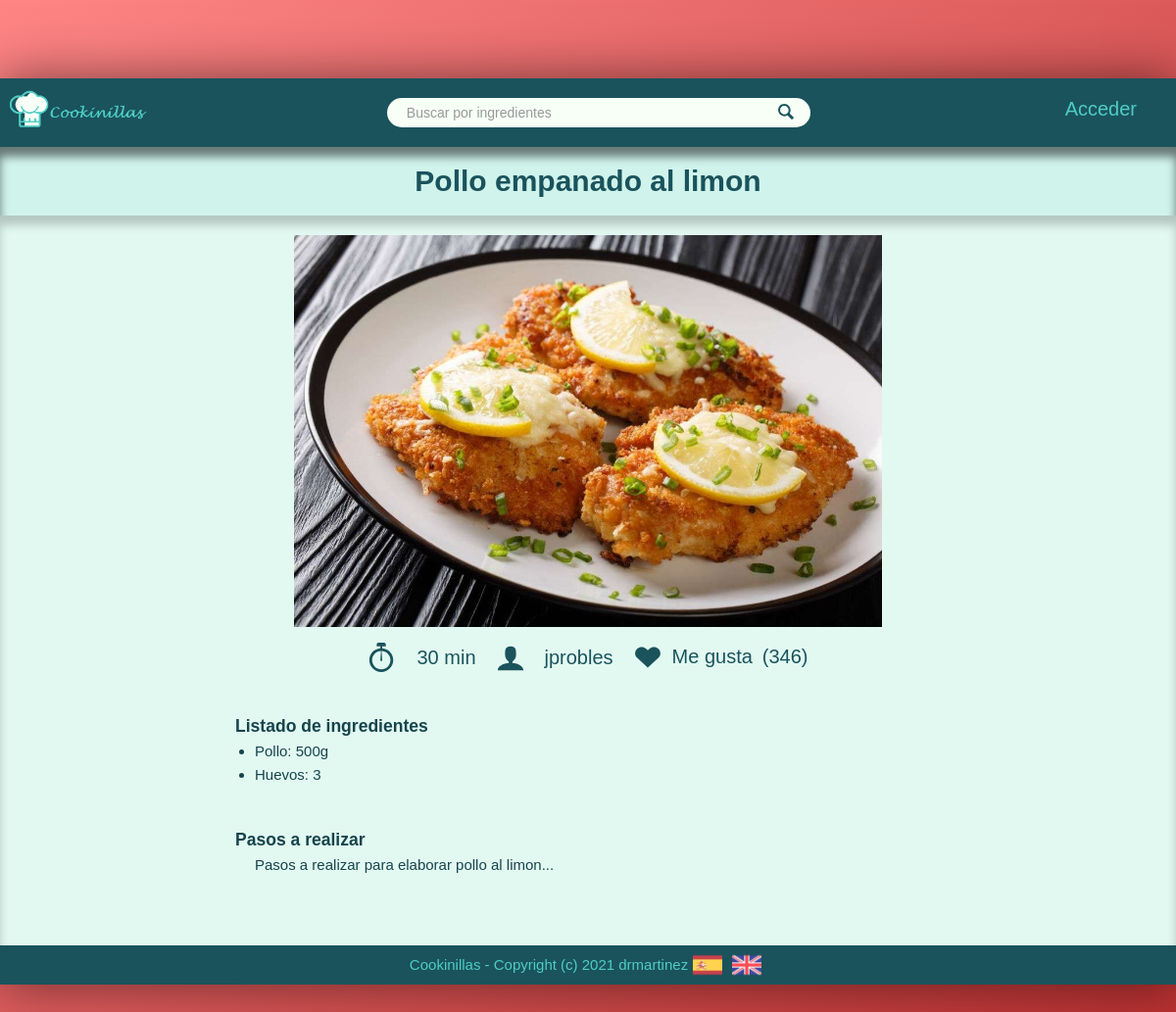
The page /index.php?controller=recipes&action=view&id=1 on the database its author committed.
### tables this page shows
CREATE TABLE IF NOT EXISTS `RECETAS` (

    `id_receta` int(3) AUTO_INCREMENT,
    `titulo` varchar(50) NOT NULL,
    `imagen` varchar(128) NOT NULL,
    `tiempo` int(4) NOT NULL,
    `pasos` varchar(8192) NOT NULL,
    `alias` varchar(15) NOT NULL,

    PRIMARY KEY (`id_receta`),
    FOREIGN KEY (`alias`)
        REFERENCES USUARIOS(`alias`) ON DELETE NO ACTION
);

### core/ViewManager.php (called while the page is built, shortened)
<?php
class ViewManager {
    private $variables = array();
    public function setVariable($varname, $value, $flash=false) {
        $this->variables[$varname] = $value;
    }
    public function getVariable($varname, $default=NULL) {
        if (!isset($this->variables[$varname])) {
            return $default;
        }
        return $this->variables[$varname];
    }
    public function render($controller, $viewname) {
        include(__DIR__."/../view/$controller/$viewname.php");
    }
    private static $viewmanager_singleton = NULL;
    public static function getInstance() {
        if (self::$viewmanager_singleton == null) {
            self::$viewmanager_singleton = new ViewManager();
        }
        return self::$viewmanager_singleton;
    }
}

### controller/RecipesController.php (called while the page is built, shortened)
<?php
    require_once(__DIR__."/../model/Recipe.php");
    require_once(__DIR__."/../model/RecipeMapper.php");
    require_once(__DIR__."/../model/User.php");
    require_once(__DIR__."/../core/ViewManager.php");
    class RecipesController extends BaseController{
        private $recipeMapper;
        public function __construct() {
            $this->recipeMapper = new RecipeMapper();
        }
        public function view(){
            $recipeid = $_GET["id"];
            $recipe = $this->recipeMapper->findById($recipeid);
            $this->view->setVariable("recipe", $recipe);
            $this->view->render("recipes", "view");
        }
    }

### index.php (called while the page is built, shortened)
<?php
function run() {
    try {
        $controller = loadController($_GET["controller"]);
        $actionName = $_GET["action"];
        $controller->$actionName();
    } catch(Exception $ex) {
        die("An exception occured!!!!!".$ex->getMessage());
    }
}
function loadController($controllerName) {
    return new $controllerClassName();
}
run();
?>

### model/Recipe.php (called while the page is built, shortened)
<?php
class Recipe
{
    private $title;
    private $img;
    private $time;
    private $alias;
    private $ingr;
    private $quant;
    private $steps;
    public function __construct($id = NULL, $title = NULL, $img = NULL, $time = NULL, User $alias = NULL, array $ingr = NULL, array $quant = NULL, $steps = NULL)
    {
        $this->title = $title;
        $this->img = $img;
        $this->ingr = $ingr;
        $this->quant = $quant;
        $this->time = $time;
        $this->steps = $steps;
        $this->alias = $alias;
    }
    public function getTitle()
    {
        return $this->title;
    }
    public function getImg()
    {
        return $this->img;
    }
    public function getTime()
    {
        return $this->time;
    }
    public function getIngr()
    {
        return $this->ingr;
    }
    public function getQuant()
    {
        return $this->quant;
    }
    public function getSteps()
    {
        return $this->steps;
    }
    public function getAlias()
    {
        return $this->alias;
    }
}

### model/RecipeMapper.php (called while the page is built, shortened)
<?php
require_once(__DIR__."/../core/PDOConnection.php");
require_once(__DIR__."/../model/User.php");
require_once(__DIR__."/../model/Recipe.php");
class RecipeMapper {
    private $db;
    public function __construct() {
        $this->db = PDOConnection::getInstance();
    }
    public function findById($recipeid){
        $stmt1 = $this->db->prepare("SELECT *
                                            FROM recetas
                                            WHERE recetas.id_receta=?");
        $stmt2 = $this->db->prepare("SELECT nombre
                                            FROM receta_ingrediente, recetas
                                            WHERE recetas.id_receta=? AND receta_ingrediente.id_receta=?");
        $stmt3 = $this->db->prepare("SELECT cantidad
                                            FROM receta_ingrediente, recetas
                                            WHERE recetas.id_receta=? AND receta_ingrediente.id_receta=?");
        $stmt1->execute(array($recipeid));
        $stmt2->execute(array($recipeid,$recipeid));
        $stmt3->execute(array($recipeid,$recipeid));
        $recipe = $stmt1->fetch(PDO::FETCH_ASSOC);
        $nombre = $stmt2->fetchAll(PDO::FETCH_COLUMN);
        $cant = $stmt3->fetchAll(PDO::FETCH_COLUMN);
        if($recipe != null) {
            return new Recipe(
                $recipe["id_receta"],
                $recipe["titulo"],
                $recipe["imagen"],
                $recipe["tiempo"],
                new User($recipe["alias"]),
                $nombre,
                $cant,
                $recipe["pasos"]
                );
        } else {
            return NULL;
        }
    }
}

### core/PDOConnection.php (called while the page is built)
<?php
class PDOConnection {
    private static $dbhost = "127.0.0.1";
    private static $dbname = "cookinillas";
    private static $dbuser = "root";
    private static $dbpass = "root";
    private static $db_singleton = null;
    public static function getInstance() {
        if (self::$db_singleton == null) {
            self::$db_singleton = new PDO(
                "mysql:host=".self::$dbhost.";dbname=".self::$dbname.";charset=utf8",
                self::$dbuser,
                self::$dbpass,
                array(
                    PDO::ATTR_EMULATE_PREPARES => false,
                    PDO::ATTR_ERRMODE => PDO::ERRMODE_EXCEPTION
                )
            );
        }
        return self::$db_singleton;
    }
}
?>

### model/User.php (called while the page is built, shortened)
<?php
class User
{
    private $alias;
    public function __construct($alias = NULL, $passwd = NULL, $email = NULL)
    {
        $this->alias = $alias;
    }
    public function getAlias()
    {
        return $this->alias;
    }
}

### view/messages/messages_es.php (called while the page is built)
<?php
$i18n_messages = array()
?>

### core/I18n.php (called while the page is built, shortened)
<?php
class I18n {
    private $messages;
    public function setLanguage($language) {
        $this->messages = $i18n_messages;
    }
    public function i18n($key) {
        if (isset($this->messages[$key])){
            return $this->messages[$key];
        }else{
            return $key;
        }
    }
    private static $i18n_singleton = null;
    public static function getInstance() {
        if (self::$i18n_singleton == NULL) {
            self::$i18n_singleton = new I18n();
        }
        return self::$i18n_singleton;
    }
}
function i18n($key) {
    return I18n::getInstance()->i18n($key);
}

### view/recipes/view.php (the view, shortened to what this page needs)
<?php
require_once(__DIR__."/../../core/ViewManager.php");
$view = ViewManager::getInstance();
$recipe = $view->getVariable("recipe");
?>
<div class="title-bar">
    <div class="title-box">
        <h1 class="title-box__title"><?= htmlentities($recipe->getTitle()) ?></h1>
    </div>
</div>
<main class="recipe-main">
    <div class="recipe__img">
        <img src="<?= $recipe->getImg() ?>" alt="">
    </div>
    <div class="recipe__bar">
        <svg class="recipe__bar-time__logo">
            <use href="/view/img/sprite.svg#icon-stopwatch"></use>
        </svg>
        <span class="recipe__bar-time"><?= $recipe->getTime() ?> min</span>
        <svg class="recipe__bar-user__logo">
            <use href="/view/img/sprite.svg#icon-user"></use>
        </svg>
        <span class="recipe__bar-alias"><?= $recipe->getAlias()->getAlias() ?></span>
        <button id="fav_button" class="fav__button">
            <svg class="fav__icon">
                <use href="/view/img/sprite.svg#icon-heart"></use>
            </svg>
            <span class="fav__text"><?= i18n("Me gusta") ?></span>
            <span class="fav__count">(346)</span>
        </button>
    </div>
    <div class="recipe__content">
        <div class="recipe__ing">
            <h3><?= i18n("Listado de ingredientes") ?></h3>
            <ul class="recipe__ing-list">
                <?php
                $arr1 = $recipe->getIngr();
                $arr2 = $recipe->getQuant();
                $res = array_combine($arr1, $arr2);
                ?>
                 <?php foreach ($res as $key => $val): ?>
                    <li> <?php print_r($key) ?>: <?php print_r($val) ?> </li>
                <?php endforeach; ?>
            </ul>
        </div>
        <div class="recipe__steps">
            <h3><?= i18n("Pasos a realizar") ?></h3>
            <ul class="recipe__steps-list">
                <p>
                    <?= htmlentities($recipe->getSteps())?>
                </p>
            </ul>
        </div>
    </div>
</main>

### css/style.css (style rules this page uses)
:root { --color-primary: #ff6b6b; --color-primary-light: #ff8585; --color-primary-dark: #b92f2f; --color-secondary: #e2f9f1; --color-secondary-light: #f7fff7; --color-secondary-dark: #d0f4ec; --color-tertiary: #1a535c; --color-tertiary-light: #4ecdc4; --color-tertiary-dark: #16444c; --color-grey-light-1: #faf9f9; --color-grey-light-2: #f4f2f2; --color-grey-light-3: #f0eeee; --color-grey-light-4: #ccc; --color-grey-dark-1: #333; --color-grey-dark-2: #777; --color-grey-dark-3: #999; --shadow-dark: 0 0 5rem rgba(0,0,0,.5); }
* { margin: 0; padding: 0; }
*, *::before, *::after { box-sizing: inherit; }
html { box-sizing: border-box; font-size: 62.5%; }
body { font-family: 'Candara', sans-serif; font-weight: 400; line-height: 1.6; color: var(--color-tertiary-dark); background-image: linear-gradient(to right bottom, var(--color-primary-light), var(--color-primary-dark)); background-size: cover; background-repeat: no-repeat; min-height: 100vh; overflow: hidden; overflow-y: scroll; display: flex; flex-direction: column; }
.title-bar { display: flex; flex: 1 0 100%; align-items: center; justify-content: center; height: 7rem; background-color: var(--color-secondary-dark); box-shadow: inset 0 1rem 1rem rgba(0, 0, 0, 0.5); }
.title-box { display: flex; }
.title-box__title { font-family: "Lucida Handwriting", sans-serif; font-size: 3rem; color: var(--color-tertiary); }
.recipe__img img { margin-top: 2rem; max-height: 40rem; max-width: 100%; }
.recipe-main { display: flex; flex-direction: column; justify-content: flex-start; align-items: center; flex: 0 1 100%; min-height: 80vh; max-width: 100vw; background-color: var(--color-secondary); box-shadow: inset 0 1rem 1rem rgba(0, 0, 0, 0.2); }
.recipe__bar { display: flex; flex-direction: row; justify-content: space-between; align-items: center; max-width: 100%; }
.recipe__bar > svg { height: 5rem; width: 5rem; fill: var(--color-tertiary); }
.recipe__bar .fav__button { display: flex; flex-direction: row; justify-content: center; align-items: center; background-color: transparent; border: none; cursor: pointer; padding-right: 1rem; }
.recipe__bar .fav__button svg { height: 3rem; width: 3rem; fill: var(--color-tertiary); }
.recipe__bar .fav__button .fav__text, .recipe__bar .fav__button .fav__count { font-family: 'Candara', sans-serif; padding-left: 1rem; }
.recipe__bar > * { padding: 1rem; font-size: 2rem; color: var(--color-tertiary); }
.recipe__content { display: flex; flex-direction: column; max-width: 60%; width: 100%; margin: 3rem 0; }
.recipe__content > * { font-size: 1.5rem; margin-bottom: 2rem; }
.recipe__content .recipe__ing-list { padding: 0 2rem 2rem 2rem; }
.recipe__content .recipe__steps-list { padding: 0 2rem 2rem 2rem; }

### rows shown on the page
recetas: titulo "Pollo empanado al limon", imagen (picture), tiempo "30", alias "jprobles", pasos "Pasos a realizar para elaborar pollo al limon..."

### other values the page prints
i18n("Acceder") "Acceder"
i18n("Me gusta") "Me gusta"
i18n("Listado de ingredientes") "Listado de ingredientes"
i18n("Pasos a realizar") "Pasos a realizar"
